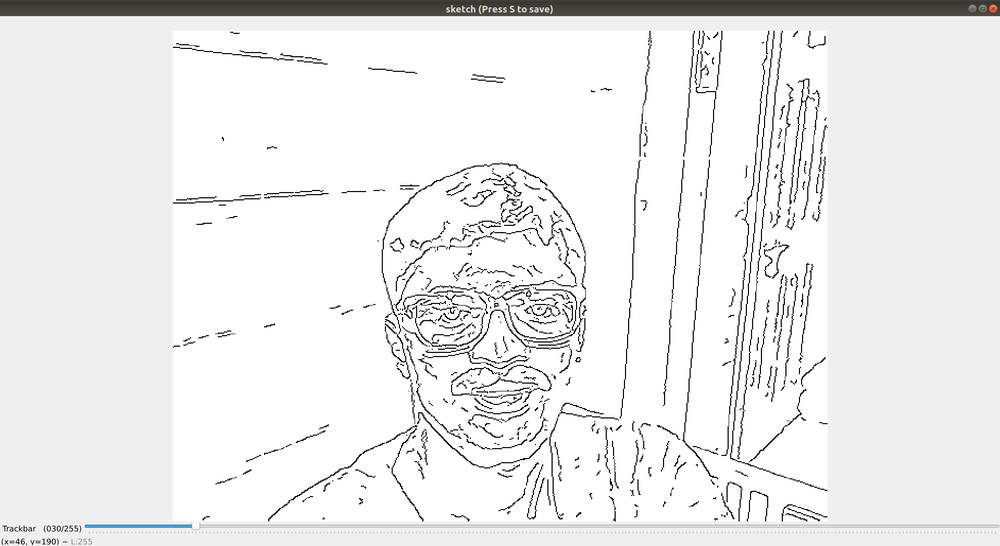
#> input picture images/toolbar.png, 1000 x 546 px, shrunk from 1920 x 1049 before the run, given in place of the camera
$ python sketch_yourself.py
#> lines starting #> are read from the running program, lines starting #| are printed output that depends on the picture
import cv2
import numpy as np
def nothing(x):pass

faces = cv2.CascadeClassifier('haarcascade_frontalface_default.xml')

cap = cv2.VideoCapture(0)
cv2.namedWindow('sketch (Press S to save)', cv2.WINDOW_NORMAL)
cv2.createTrackbar('Trackbar','sketch (Press S to save)',0,255,nothing)

while(True):
    ret, frame = cap.read()
#> frame is the input picture: shape (546, 1000, 3); mean B, G, R 235.5, 235.7, 235.7
    vid_gray = cv2.cvtColor(frame, cv2.COLOR_BGR2GRAY)

    face = faces.detectMultiScale(vid_gray, 1.3, 5)
#> face = ()

    thresh = cv2.getTrackbarPos('Trackbar','sketch (Press S to save)');
    img_blur = cv2.GaussianBlur(vid_gray,(7,7),0)
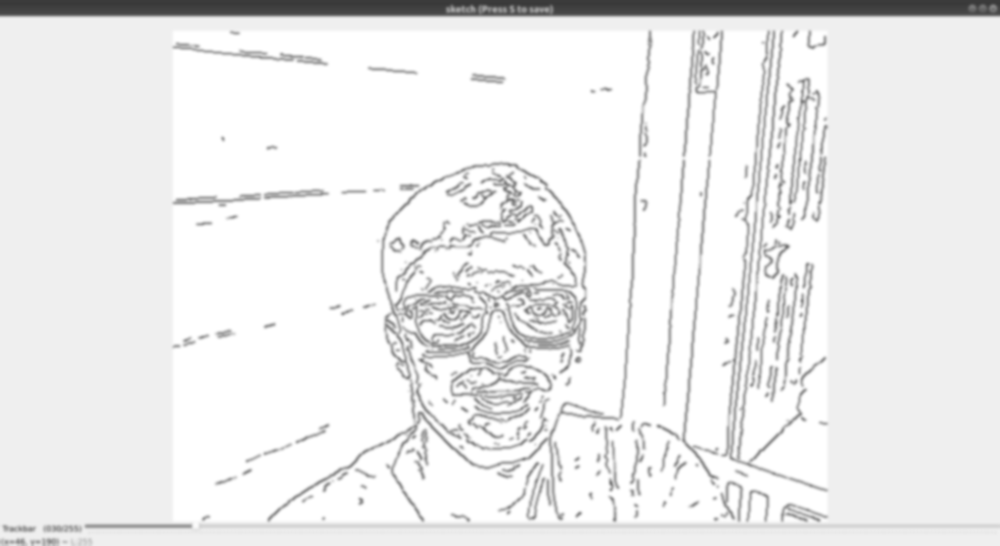
#> img_blur: shape (546, 1000); min 57, max 255, mean 235.6
    canny_edges = cv2.Canny(img_blur,thresh,thresh+10)
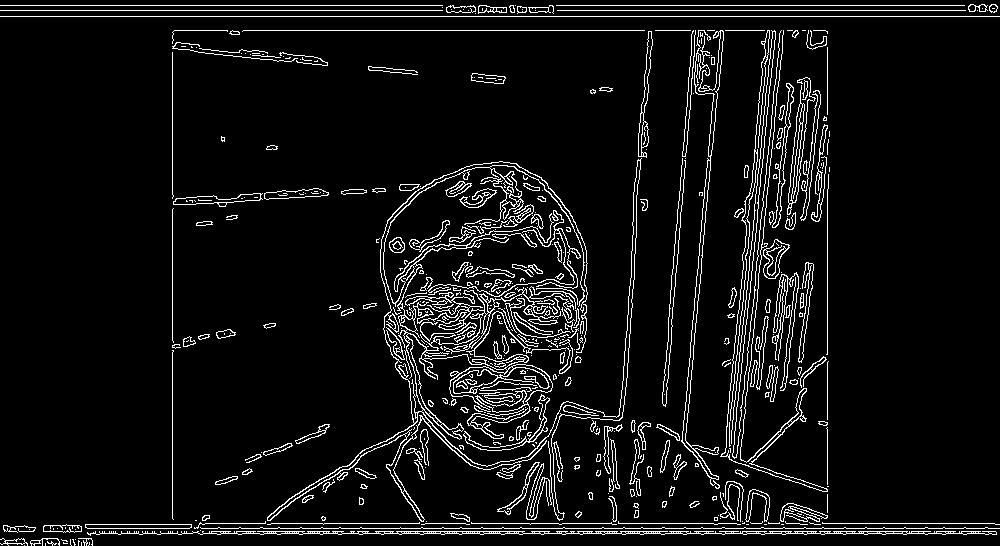
#> canny_edges: shape (546, 1000); 6.7% white in thin lines or dots

    vid_bw = cv2.threshold(canny_edges, thresh, 255, cv2.THRESH_BINARY_INV)[1]
#> vid_bw: shape (546, 1000); 93.3% white; black in thin lines or dots
    for x,y,w,h in face:
        cv2.rectangle(vid_bw,(x-(x//2),y-(y//3)),(x+(w+(w//2)),y+(h+(h//2))),(255,0,0),2)
        img = vid_bw[y-(y//3):y+(h+(h//2)),x-(x//2):(x+(w+(w//2)))]
        face_image = cv2.flip(img,1)
#> this loop made 0 passes

    cv2.imshow('sketch (Press S to save)',cv2.flip(vid_bw,1))
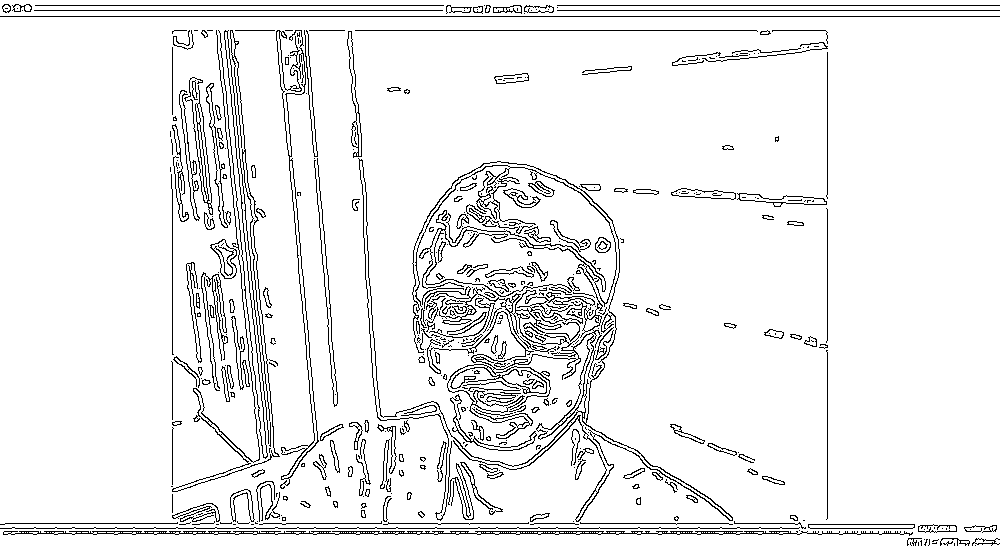
#> window 'sketch (Press S to save)': shape (546, 1000); 93.3% white; black in thin lines or dots

    if cv2.waitKey(30) & 0xFF == ord('s'):
#> (key Esc is pressed here)
        cv2.imwrite("sketch.jpg",face_image)
        break

cap.release()
cv2.destroyAllWindows()
